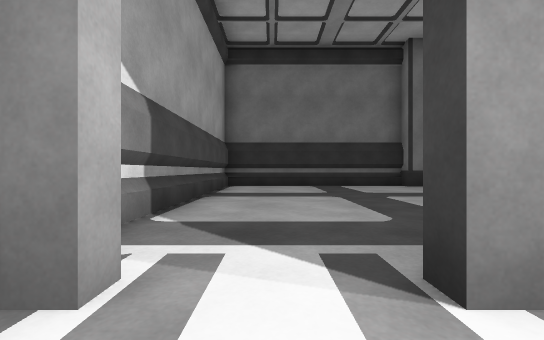
[1] (above)

14 first-person views from a walk through a 3-D level made in the Unity game engine. The camera is 0.45 m above the floor, looks level and sees 90° across. Doors are open. The floor is counted in squares, 1 m on a side. Each view is taken from the middle of a square. On the plan, view 1 faces up. The plan holds only what a view shows up to about 9 squares ahead; the rest is blank. The place goes on beyond the plan.

[2]
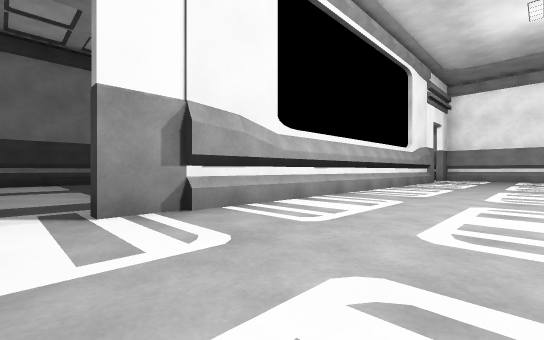

[3]
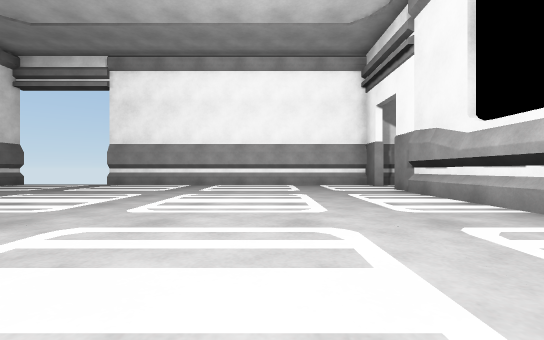

[4]
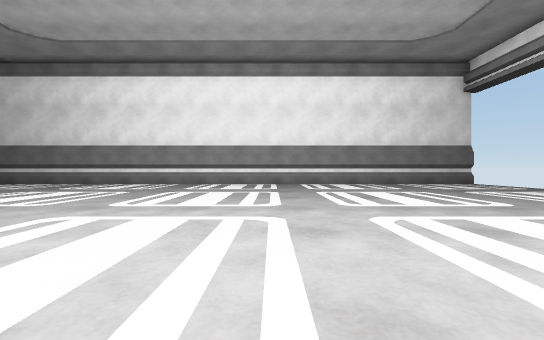

[5]
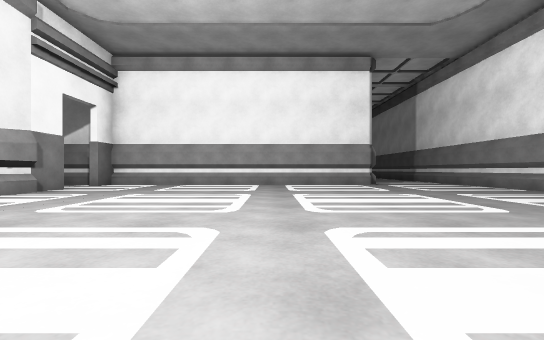

[6]
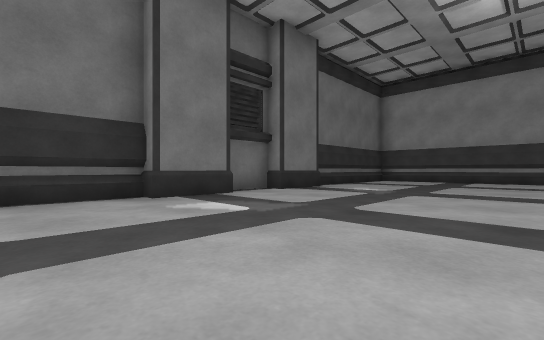

[7]
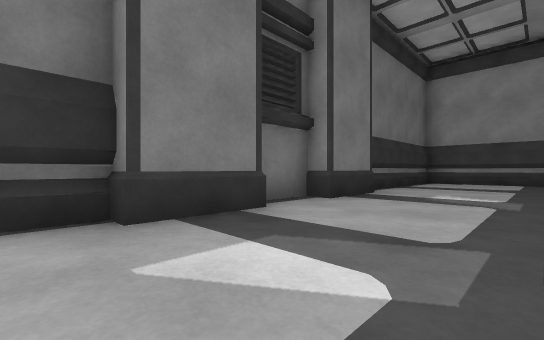

[8]
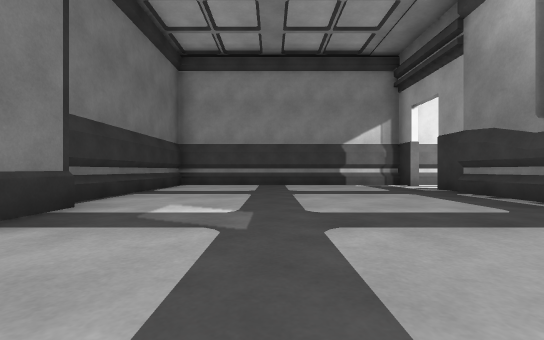

[9]
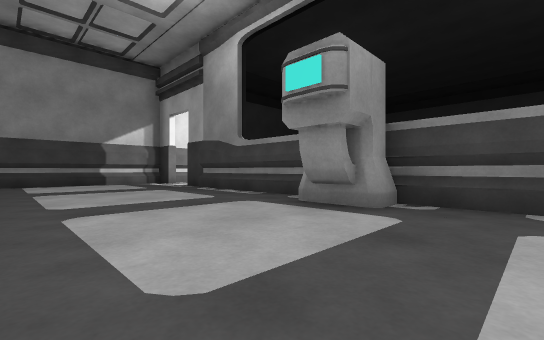

[10]
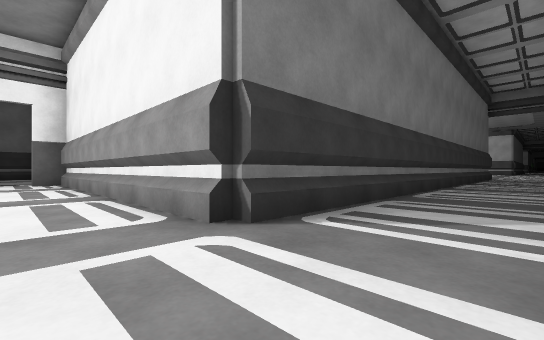

[11]
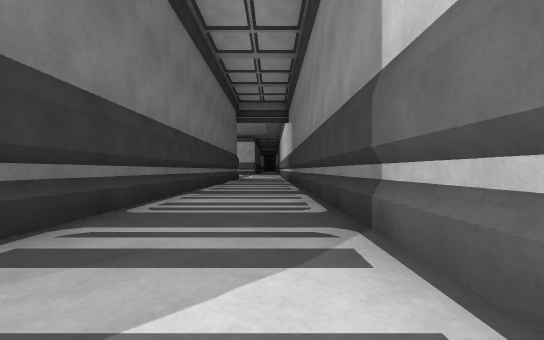

[12]
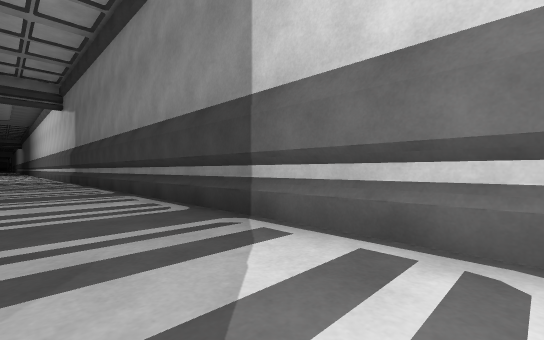

[13]
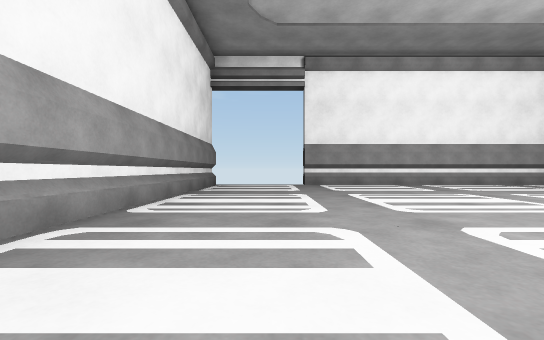

[14]
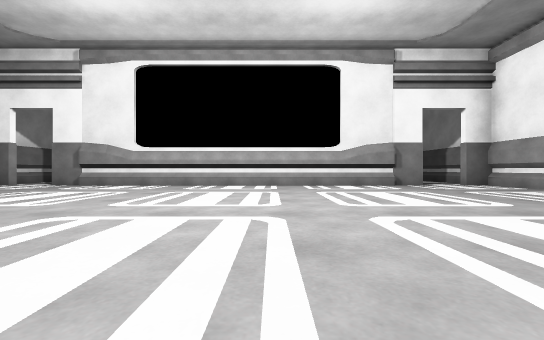

### Floor plan
Points are (right, up) in squares from view 1. A wall is a line through its corners. A room is listed if a view was taken in it or the views show most of it. See-through windows are left out.
Room 1 (views 1, 2, 3, 4, 5, 10, 11, 12, 13, 14)
walls: (11.4, 0.9) (0.6, 0.9); (-1.6, -9.8) (23.5, -9.8); (-1.2, 0.9) (-1.2, -7); (23, -7.3) (13.3, -7.3) (13.3, 0.9) (12.6, 0.9)
ways out: open door at (0, 1) to room 2; open door at (12, 1) to room 2; open door at (-1.5, -8.5)
Room 2 (views 6, 7, 8, 9)
walls: (6.5, 7.7) (5.5, 7.7); (3.8, 7.7) (-1.2, 7.7) (-1.2, 1.4); (7, 1.2) (11.4, 1.2); (4, 1.2) (5.6, 1.2); (12.6, 1.2) (13.3, 1.2) (13.3, 7.7) (8.6, 7.7)
ways out: open door at (0, 1) to room 1; open door at (12, 1) to room 1
objects: pillar (5, 8); other object (6, 2); pillar (7, 8)

Where each view was taken, in squares from view 1:
view 1: 0 up, 0 right, facing up
view 2: 2 down, 0 right, facing up-right
view 3: 2 down, 7 right, facing left
view 4: 1 down, 5 right, facing down
view 5: 4 down, 5 right, facing right
view 6: 3 up, 2 right, facing up-right
view 7: 5 up, 3 right, facing up-right
view 8: 5 up, 5 right, facing right
view 9: 5 up, 4 right, facing down-right
view 10: 9 down, 12 right, facing up-right
view 11: 9 down, 14 right, facing right
view 12: 8 down, 14 right, facing down-right
view 13: 8 down, 7 right, facing left
view 14: 7 down, 7 right, facing up
